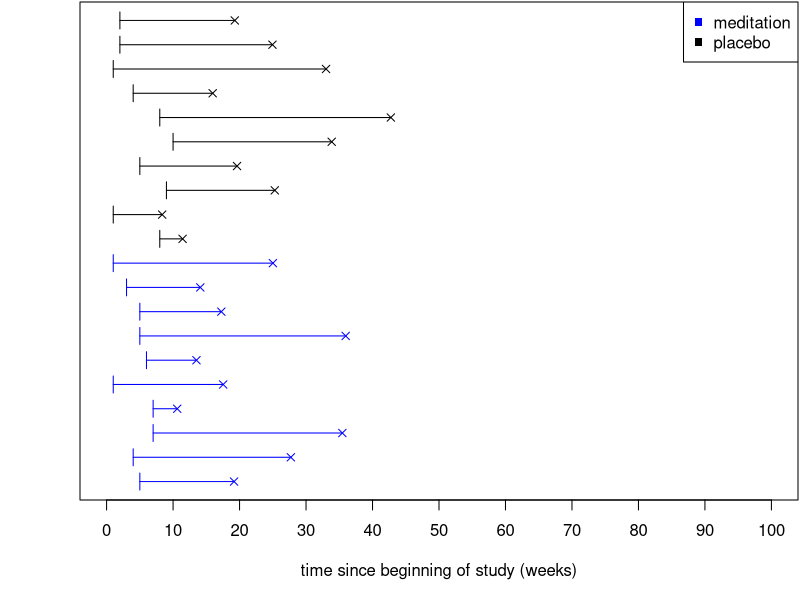
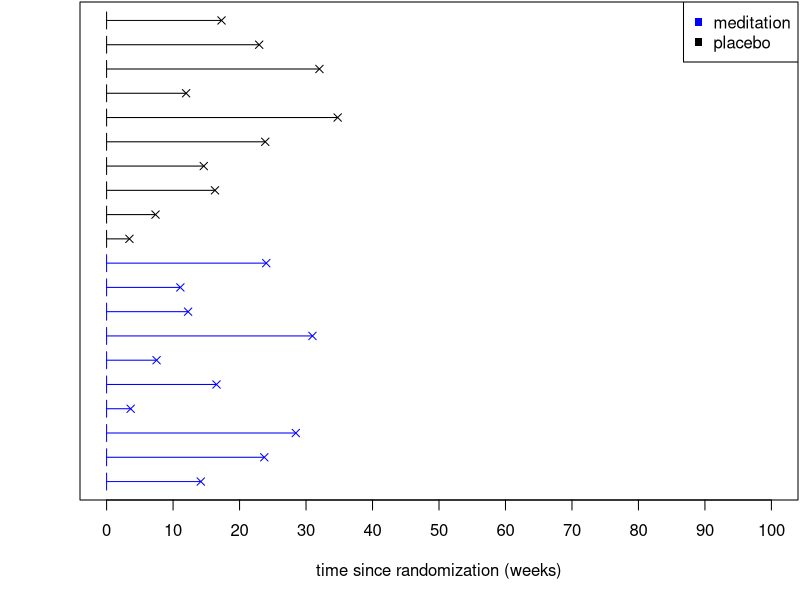
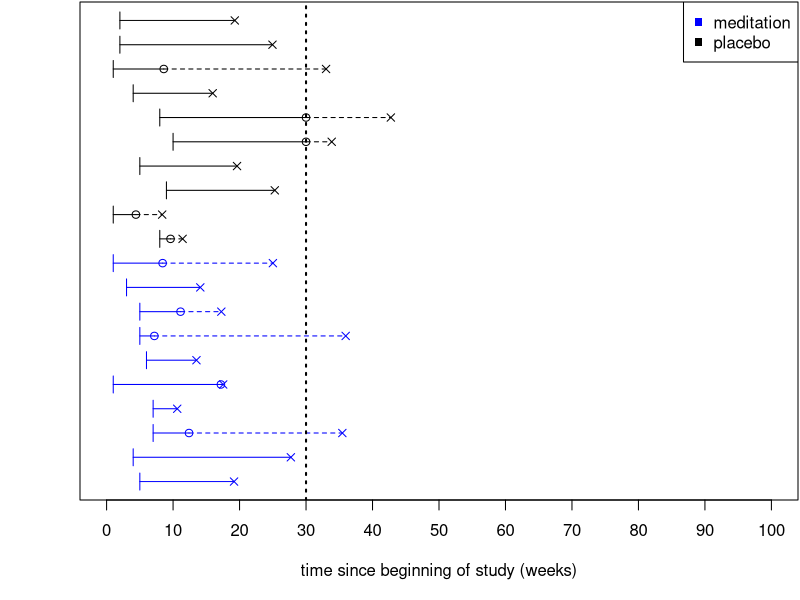
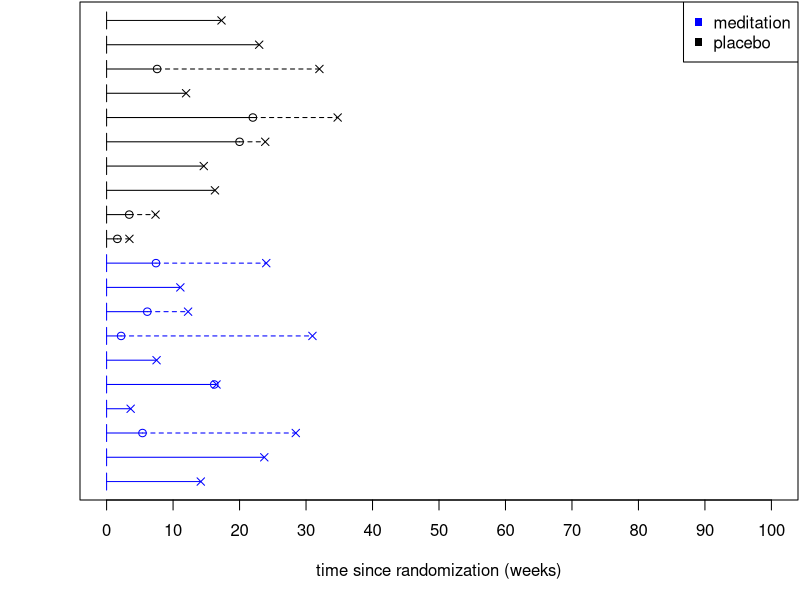
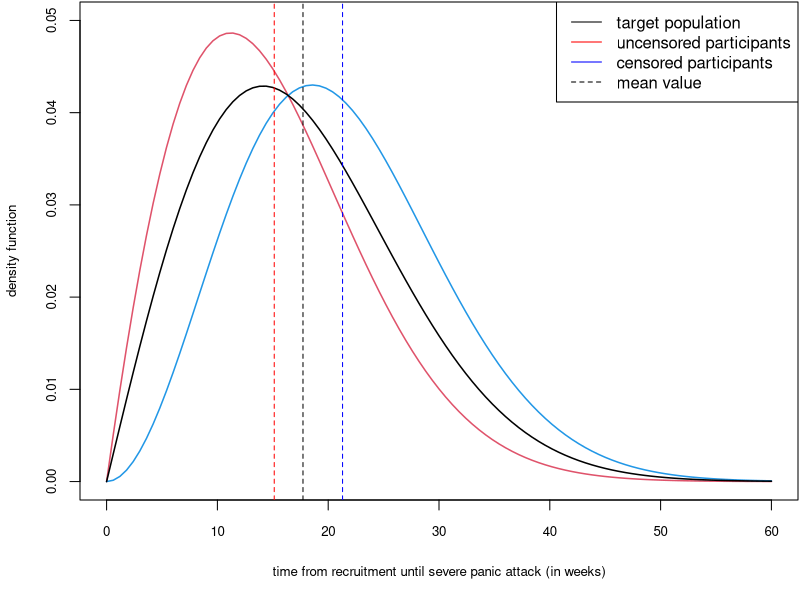
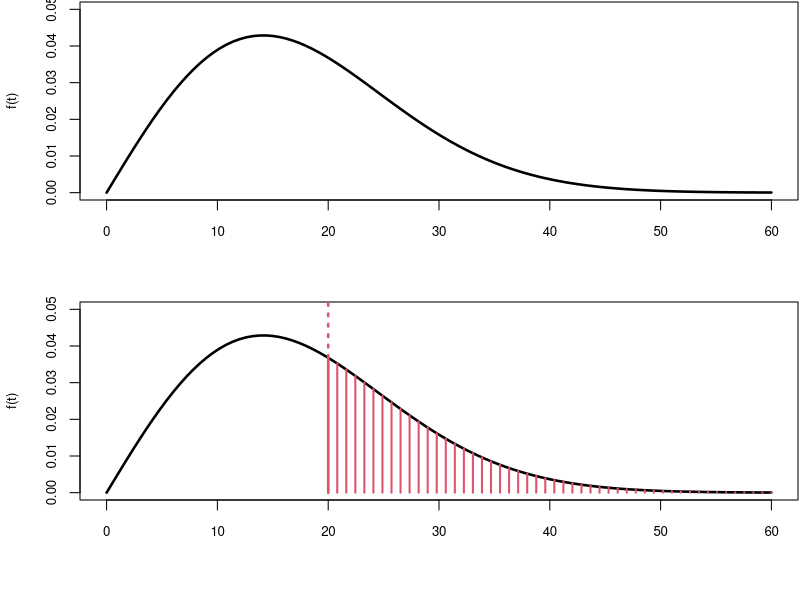
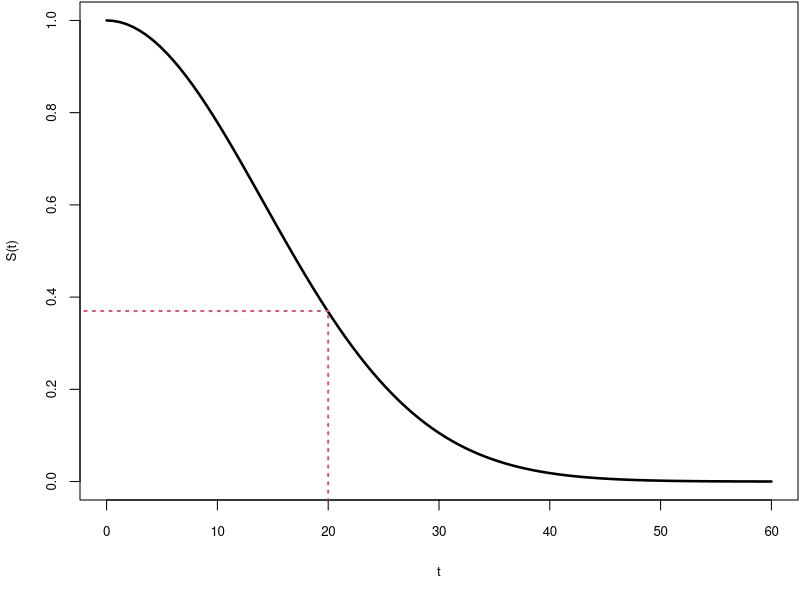
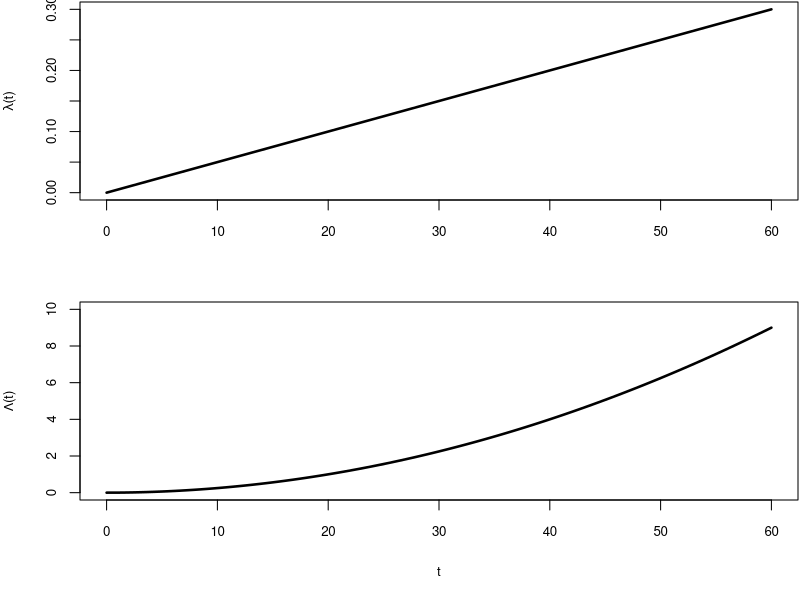

Write the R code that produced these figures, in order.
# code for chap 3, meditation example

## parameters
n <- 200 # sample size
study_end <- 40 # number of weeks to observe all events
shape_placebo <- 2
scale_placebo <- 20
shape_tx <- shape_placebo
scale_tx <- 15
rate_dropout <- 30
n_weeks_in_study <- 30

## generate some times to first severe panic attack, along with treatment assignment
gen_data <- function(n, study_end, shape_placebo, scale_placebo, shape_tx, rate_tx, rate_dropout, n_weeks_in_study) {
  ## randomly assign treatment or placebo
  rows <- sample(1:n, n/2)
  tx <- rep(0, n)
  tx[rows] <- 1
  
  ## calculate event times
  event_times_placebo <- rweibull(n/2, shape_placebo, scale_placebo)
  event_times_tx <- rweibull(n/2, shape_tx, scale_tx)
  event_times <- rep(NA, n)
  event_times[rows] <- event_times_tx
  event_times[-rows] <- event_times_placebo
  
  ## calculate censoring times
  censor_times <- rexp(n, 1/rate_dropout)
  
  ## calculate enrollment times
  enroll_times <- sample(1:10, n, replace = TRUE)
  
  event_times_2 <- event_times + enroll_times
  censor_times_2 <- censor_times + enroll_times
  censor_times_3 <- pmin(censor_times_2, n_weeks_in_study)

  obs_time <- pmin(censor_times_2, event_times_2, n_weeks_in_study) - enroll_times
  
  ## compare to get events
  events <- as.numeric(event_times == obs_time)
  return(data.frame(tx = tx, event_times = event_times_2, censor_times = censor_times_3, enroll_times = enroll_times, event = events, obs_time = obs_time))
}

## generate some data
set.seed(4747)
dat <- gen_data(n, study_end, shape_placebo, scale_placebo, shape_tx, scale_tx, rate_dropout, n_weeks_in_study)
head(dat)

## look at only some of them
paste(round(subset(dat, tx == 1)$event_times[1:8] - subset(dat, tx == 1)$enroll_times[1:8], 2), collapse = " & ")
paste(round(subset(dat, tx == 0)$event_times[1:8] - subset(dat, tx == 0)$enroll_times[1:8], 2), collapse = " & ")

## get a subset of the data, for plotting
sub_tx <- subset(dat, tx == 1)[1:10, ]
sub_placebo <- subset(dat, tx == 0)[1:10, ]
sub_dat <- data.frame(tx = c(rep(1, 10), rep(0, 10)), event_times = c(sub_tx$event_times, sub_placebo$event_times),
                             censor_times = c(sub_tx$censor_times, sub_placebo$censor_times),
                             enroll_times = c(sub_tx$enroll_times, sub_placebo$enroll_times),
                            obs_times = c(sub_tx$obs_time, sub_placebo$obs_time),
                            events = c(sub_tx$event, sub_placebo$event))

fig_width <- 1024
fig_height <- 1024
fig_res <- 200


## plot with enrollment shift
png("lecture/chapter_3/figs/meditation_observed_study_time.png", width = fig_width, height = fig_height, units = "px", res = fig_res)
par(mar = c(5, 4, 0.1, 0.1))
plot(sub_dat$event_times, 1:20, pch = 4, col = ifelse(sub_dat$tx == 1, "blue", "black"),
     axes = FALSE, ylab = "", xlab = "time since beginning of study (weeks)",
     xlim = c(0, 100))
# make lines from enrollment time to now
arrows(x0 = sub_dat$enroll_times, y0 = 1:20,
       x1 = sub_dat$event_times, y1 = 1:20,
       col = ifelse(sub_dat$tx == 1, "blue", "black"),
       length = 0)
arrows(x0 = sub_dat$enroll_times, y0 = 1:20 - 0.35,
       x1 = sub_dat$enroll_times, y1 = 1:20 + 0.35,
       col = ifelse(sub_dat$tx == 1, "blue", "black"),
       length = 0)
axis(side = 1, at = seq(0, 100, 10))
box()
legend("topright", legend = c("meditation", "placebo"), col = c("blue", "black"), pch = 15)
dev.off()

# plot with time since randomization
png("lecture/chapter_3/figs/meditation_observed_rand_time.png", width = fig_width, height = fig_height, units = "px", res = fig_res)
par(mar = c(5, 4, 0.1, 0.1))
plot(sub_dat$event_times - sub_dat$enroll_times, 1:20, pch = 4, col = ifelse(sub_dat$tx == 1, "blue", "black"),
     axes = FALSE, ylab = "", xlab = "time since randomization (weeks)",
     xlim = c(0, 100))
# make lines from enrollment time to now
arrows(x0 = 0, y0 = 1:20,
       x1 = sub_dat$event_times - sub_dat$enroll_times, y1 = 1:20,
       col = ifelse(sub_dat$tx == 1, "blue", "black"),
       length = 0)
arrows(x0 = 0, y0 = 1:20 - 0.35,
       x1 = 0, y1 = 1:20 + 0.35,
       col = ifelse(sub_dat$tx == 1, "blue", "black"),
       length = 0)
axis(side = 1, at = seq(0, 100, 10))
box()
legend("topright", legend = c("meditation", "placebo"), col = c("blue", "black"), pch = 15)
dev.off()

## plot with censoring (circle at censoring time); since beginning of study
png("lecture/chapter_3/figs/meditation_censored_study_time.png", width = fig_width, height = fig_height, units = "px", res = fig_res)
par(mar = c(5, 4, 0.1, 0.1))
## plot event times
plot(sub_dat$event_times, 1:20, pch = 4, col = ifelse(sub_dat$tx == 1, "blue", "black"),
     axes = FALSE, ylab = "", xlab = "time since beginning of study (weeks)",
     xlim = c(0, 100))
## plot censoring times, only for those people who had one before the event
censor_first <- sub_dat$censor_times < sub_dat$event_times
points(sub_dat$censor_times[censor_first], (1:20)[censor_first], col = ifelse(sub_dat$tx == 1, "blue", "black")[censor_first])
# make lines from enrollment time to now; solid until first one
arrows(x0 = sub_dat$enroll_times, y0 = 1:20,
       x1 = pmin(sub_dat$event_times, sub_dat$censor_times), y1 = 1:20,
       col = ifelse(sub_dat$tx == 1, "blue", "black"),
       length = 0)
arrows(x0 = sub_dat$enroll_times, y0 = 1:20 - 0.35,
       x1 = sub_dat$enroll_times, y1 = 1:20 + 0.35,
       col = ifelse(sub_dat$tx == 1, "blue", "black"),
       length = 0)
# add dashed lines from censoring to event
arrows(x0 = sub_dat$censor_times[censor_first], y0 = (1:20)[censor_first],
       x1 = sub_dat$event_times[censor_first], y1 = (1:20)[censor_first],
       col = ifelse(sub_dat$tx == 1, "blue", "black")[censor_first],
       length = 0, lty = 2)
# line at week 30 for administrative censoring
abline(v = 30, lty = 3, lwd = 2)
axis(side = 1, at = seq(0, 100, 10))
box()
legend("topright", legend = c("meditation", "placebo"), col = c("blue", "black"), pch = 15)
dev.off()

## plot with censoring (circle at censoring time); since randomization
## plot with censoring (circle at censoring time); since beginning of study
png("lecture/chapter_3/figs/meditation_censored_rand_time.png", width = fig_width, height = fig_height, units = "px", res = fig_res)
par(mar = c(5, 4, 0.1, 0.1))
## plot event times
plot(sub_dat$event_times - sub_dat$enroll_times, 1:20, pch = 4, col = ifelse(sub_dat$tx == 1, "blue", "black"),
     axes = FALSE, ylab = "", xlab = "time since randomization (weeks)",
     xlim = c(0, 100))
## plot censoring times, only for those people who had one before the event
censor_first <- sub_dat$censor_times < sub_dat$event_times
points(sub_dat$censor_times[censor_first] - sub_dat$enroll_times[censor_first], (1:20)[censor_first], col = ifelse(sub_dat$tx == 1, "blue", "black")[censor_first])
# make lines from enrollment time to now; solid until first one
arrows(x0 = 0, y0 = 1:20,
       x1 = pmin(sub_dat$event_times, sub_dat$censor_times) - sub_dat$enroll_times, y1 = 1:20,
       col = ifelse(sub_dat$tx == 1, "blue", "black"),
       length = 0)
arrows(x0 = 0, y0 = 1:20 - 0.35,
       x1 = 0, y1 = 1:20 + 0.35,
       col = ifelse(sub_dat$tx == 1, "blue", "black"),
       length = 0)
# add dashed lines from censoring to event
arrows(x0 = sub_dat$censor_times[censor_first] - sub_dat$enroll_times[censor_first], y0 = (1:20)[censor_first],
       x1 = sub_dat$event_times[censor_first] - sub_dat$enroll_times[censor_first], y1 = (1:20)[censor_first],
       col = ifelse(sub_dat$tx == 1, "blue", "black")[censor_first],
       length = 0, lty = 2)
# line at week 30 for administrative censoring
axis(side = 1, at = seq(0, 100, 10))
box()
legend("topright", legend = c("meditation", "placebo"), col = c("blue", "black"), pch = 15)
dev.off()

## look at only some of them
sub_dat$survobj <- survival::Surv(sub_dat$obs_times, sub_dat$events)
library(survival)
paste(print(subset(sub_dat, tx == 1)$survobj[1:8], digits = 2), collapse = " & ")
paste(print(subset(sub_dat, tx == 0)$survobj[1:8], digits = 2), collapse = " & ")

## density curve for overall, uncensored, censored
set.seed(5555)
target_pop <- rweibull(100000, 2, 20)
censoring <- rexp(100000, 1/rate_dropout) 

f_uncens<-function(x) return(dweibull(x,2,20)*(1-pexp(x,1/rate_dropout))/integrate(function(u) dweibull(u,2,20)*(1-pexp(u,1/rate_dropout)),0,+Inf)$value)
f_cens<-function(x) return(dweibull(x,2,20)*pexp(x,1/rate_dropout)/integrate(function(u) dweibull(u,2,20)*pexp(u,1/rate_dropout),0,+Inf)$value)

overall_mean <- 20*gamma(1+1/2)
uncensored_mean <- integrate(function(x) x*f_uncens(x),0,Inf)$value
censored_mean <- integrate(function(x) x*f_cens(x),0,Inf)$value

png("lecture/chapter_3/figs/meditation_density_versus_obs_time.png", width = fig_width, height = fig_height, units = "px", res = fig_res)
par(mar = c(5, 4, 0.1, 0.1))
curve(f_uncens,0,60,col=2,lwd=1.5,
      xlab="time from recruitment until severe panic attack (in weeks)",
      ylab="density function",cex.lab=0.8,cex.axis=0.8,ylim=c(0,0.05))
curve(f_cens,add=T,col=4,lwd=1.5,cex=0.8)
curve(dweibull(x,2,20),add=T,lwd=1.5,cex=0.8)
legend("topright", 
       legend = c("target population", "uncensored participants", "censored participants", "mean value"),
       col = c("black", "red", "blue", "black"),
       lty = c(1, 1, 1, 2))
abline(v = overall_mean, lty = 2)
abline(v = censored_mean, lty = 2, col = "blue")
abline(v = uncensored_mean, lty = 2, col = "red")
dev.off()


## plot of survival density function
png("lecture/chapter_3/survival_density.png", width = fig_width, height = fig_height, units = "px", res = fig_res)
par(mar = c(5, 4, 0.1, 0.1), mfrow = c(2, 1))
curve(dweibull(x,2,20),0,60,ylab="f(t)",xlab="",ylim=c(0,0.05),lwd=2.5,cex.axis=0.8,cex.lab=0.8)

curve(dweibull(x,2,20),0,60,ylab="f(t)",xlab="",ylim=c(0,0.05),lwd=2.5,cex.axis=0.8,cex.lab=0.8)
points(c(20,20),c(0,dweibull(20,2,20)),type='l',lwd=2.5,col=2)
points(c(20,20),c(dweibull(20,2,20),1),type='l',lty=3,lwd=2.5,col=2)
m<-50; grid<-seq(20,60,length.out=m);
for(i in 1:m){
  points(c(grid[i],grid[i]),c(0,dweibull(grid[i],2,20)),type='l',lwd=2,col=2)	
  
}
dev.off()

## plot of Survival function
png("lecture/chapter_3/survival_function.png", width = fig_width, height = fig_height, units = "px", res = fig_res)
par(mar = c(5, 4, 0.1, 0.1))
curve(1-pweibull(x,2,20),0,60,ylab="S(t)",xlab="t",ylim=c(0,1),lwd=2.5,cex.axis=0.8,cex.lab=0.8)
points(c(20,20),c(-1,0.37),type='l',lwd=2,col=2,lty=3)
points(c(-5,20),c(0.37,0.37),type='l',lwd=2,col=2,lty=3)
dev.off()

## plot of hazard
png("lecture/chapter_3/hazard_function.png", width = fig_width, height = fig_height, units = "px", res = fig_res)
par(mar = c(5, 4, 0.1, 0.1), mfrow = c(2, 1))
curve(dweibull(x,2,20)/(1-pweibull(x,2,20)),0,60,ylab=expression(paste(lambda,"(t)")),xlab="",lwd=2.5,cex.axis=0.8,cex.lab=0.8)
curve(-log(1-pweibull(x,2,20)),0,60,ylab=expression(paste(Lambda,"(t)")),xlab="t",ylim=c(0,10),lwd=2.5,cex.axis=0.8,cex.lab=0.8)
dev.off()

## plots of risk set
delta <- sub_dat$events
yobs <- sub_dat$obs_times
y <- sub_dat$event_times - sub_dat$enroll_times
t <- sub_dat$tx

png("lecture/chapter_3/figs/risk_set_movie_0.png", width = fig_width, height = fig_height/5*4, units = "px", res = fig_res)
par(mar = c(5, 4, 0.1, 0.1))
plot(NULL,xlim=c(0,40),ylim=c(0,22),xlab="time since treatment assignment (in weeks)",ylab="",yaxt='n',cex.lab=0.8,cex.axis=0.8)
for(i in 1:length(y)){
  if(t[i]==1){
    if(delta[i]==1){
      points(c(0,y[i]),c(i,i),type='l',lty=1,col="blue")
      points(c(0,0),c(i,i)+c(-0.2,0.2),type='l',lty=1,col = "blue")
      points(0+y[i],i,type='p',pch=4,cex=.8)
    }
    if(delta[i]==0){
      points(c(0,yobs[i]),c(i,i),type='l',lty=1,col = "blue")
      points(c(yobs[i],y[i]),c(i,i),type='l',lty=3,col = "blue")
      points(c(0,0),c(i,i)+c(-0.2,0.2),type='l',lty=1,col = "blue")
      points(y[i],i,type='p',pch=4,cex=.8,col = "blue")
      points(yobs[i],i,type='p',pch=1,cex=.8)			
    }
  }
  if(t[i]==0){
    if(delta[i]==1){
      points(0+c(0,y[i]),c(i,i),type='l',lty=1,col = "black")
      points(c(0,0),c(i,i)+c(-0.2,0.2),type='l',lty=1,col = "black")
      points(0+y[i],i,type='p',pch=4,cex=.8,col = "black")
    }
    if(delta[i]==0){
      points(c(0,yobs[i]),c(i,i),type='l',lty=1,col = "black")
      points(c(yobs[i],y[i]),c(i,i),type='l',lty=3,col = "black")
      points(c(0,0),c(i,i)+c(-0.2,0.2),type='l',lty=1,col = "black")
      points(y[i],i,type='p',pch=4,cex=.8,col = "black")
      points(yobs[i],i,type='p',pch=1,cex=.8,col = "black")			
    }
  }
}
for(i in 20:11){
  text(-0.9,i,i,cex=0.5)	
}
for(i in 10:1){
  text(-0.9,i,i,cex=0.5)	
}
legend("topright",legend=c("meditation","placebo"),fill=c(4,1),cex=0.8)

points(c(0,0)*1,c(-1,23),type='l',lty=1,lwd=2,col="red")
text(32.2,12,"R(0) = all",cex=0.8,col = "red")
text(32.2,10.5,"size of R(0) = 20",cex=0.8,col = "red")
dev.off()

png("lecture/chapter_3/figs/risk_set_movie_1.png", width = fig_width, height = fig_height/5*4, units = "px", res = fig_res)
par(mar = c(5, 4, 0.1, 0.1))
plot(NULL,xlim=c(0,40),ylim=c(0,22),xlab="time since treatment assignment (in weeks)",ylab="",yaxt='n',cex.lab=0.8,cex.axis=0.8)
for(i in 1:length(y)){
  if(t[i]==1){
    if(delta[i]==1){
      points(c(0,y[i]),c(i,i),type='l',lty=1,col="blue")
      points(c(0,0),c(i,i)+c(-0.2,0.2),type='l',lty=1,col = "blue")
      points(0+y[i],i,type='p',pch=4,cex=.8)
    }
    if(delta[i]==0){
      points(c(0,yobs[i]),c(i,i),type='l',lty=1,col = "blue")
      points(c(yobs[i],y[i]),c(i,i),type='l',lty=3,col = "blue")
      points(c(0,0),c(i,i)+c(-0.2,0.2),type='l',lty=1,col = "blue")
      points(y[i],i,type='p',pch=4,cex=.8,col = "blue")
      points(yobs[i],i,type='p',pch=1,cex=.8)			
    }
  }
  if(t[i]==0){
    if(delta[i]==1){
      points(0+c(0,y[i]),c(i,i),type='l',lty=1,col = "black")
      points(c(0,0),c(i,i)+c(-0.2,0.2),type='l',lty=1,col = "black")
      points(0+y[i],i,type='p',pch=4,cex=.8,col = "black")
    }
    if(delta[i]==0){
      points(c(0,yobs[i]),c(i,i),type='l',lty=1,col = "black")
      points(c(yobs[i],y[i]),c(i,i),type='l',lty=3,col = "black")
      points(c(0,0),c(i,i)+c(-0.2,0.2),type='l',lty=1,col = "black")
      points(y[i],i,type='p',pch=4,cex=.8,col = "black")
      points(yobs[i],i,type='p',pch=1,cex=.8,col = "black")			
    }
  }
}
for(i in 20:11){
  text(-0.9,i,i,cex=0.5)	
}
for(i in 10:1){
  text(-0.9,i,i,cex=0.5)	
}
legend("topright",legend=c("meditation","placebo"),fill=c(4,1),cex=0.8)

points(c(3,3)*1,c(-1,23),type='l',lty=1,lwd=2,col = "red")
text(32.2,12,"R(3) = all but {5,8}",cex=0.8,col = "red")
text(32.2,10.5,"size of R(3) = 18",cex=0.8,col = "red")
dev.off()

png("lecture/chapter_3/figs/risk_set_movie_2.png", width = fig_width, height = fig_height/5*4, units = "px", res = fig_res)
par(mar = c(5, 4, 0.1, 0.1))
plot(NULL,xlim=c(0,40),ylim=c(0,22),xlab="time since treatment assignment (in weeks)",ylab="",yaxt='n',cex.lab=0.8,cex.axis=0.8)
for(i in 1:length(y)){
  if(t[i]==1){
    if(delta[i]==1){
      points(c(0,y[i]),c(i,i),type='l',lty=1,col="blue")
      points(c(0,0),c(i,i)+c(-0.2,0.2),type='l',lty=1,col = "blue")
      points(0+y[i],i,type='p',pch=4,cex=.8)
    }
    if(delta[i]==0){
      points(c(0,yobs[i]),c(i,i),type='l',lty=1,col = "blue")
      points(c(yobs[i],y[i]),c(i,i),type='l',lty=3,col = "blue")
      points(c(0,0),c(i,i)+c(-0.2,0.2),type='l',lty=1,col = "blue")
      points(y[i],i,type='p',pch=4,cex=.8,col = "blue")
      points(yobs[i],i,type='p',pch=1,cex=.8)			
    }
  }
  if(t[i]==0){
    if(delta[i]==1){
      points(0+c(0,y[i]),c(i,i),type='l',lty=1,col = "black")
      points(c(0,0),c(i,i)+c(-0.2,0.2),type='l',lty=1,col = "black")
      points(0+y[i],i,type='p',pch=4,cex=.8,col = "black")
    }
    if(delta[i]==0){
      points(c(0,yobs[i]),c(i,i),type='l',lty=1,col = "black")
      points(c(yobs[i],y[i]),c(i,i),type='l',lty=3,col = "black")
      points(c(0,0),c(i,i)+c(-0.2,0.2),type='l',lty=1,col = "black")
      points(y[i],i,type='p',pch=4,cex=.8,col = "black")
      points(yobs[i],i,type='p',pch=1,cex=.8,col = "black")			
    }
  }
}
for(i in 20:11){
  text(-0.9,i,i,cex=0.5)	
}
for(i in 10:1){
  text(-0.9,i,i,cex=0.5)	
}
legend("topright",legend=c("meditation","placebo"),fill=c(4,1),cex=0.8)

points(c(5,5)*1,c(-1,23),type='l',lty=1,lwd=2,col = "red")
text(32.2,12,"R(5) = ................................",cex=0.8,col = "red")
text(32.2,10.5,"size of R(5) = ......",cex=0.8,col = "red")
dev.off()

png("lecture/chapter_3/figs/risk_set_movie_3.png", width = fig_width, height = fig_height/5*4, units = "px", res = fig_res)
par(mar = c(5, 4, 0.1, 0.1))
plot(NULL,xlim=c(0,40),ylim=c(0,22),xlab="time since treatment assignment (in weeks)",ylab="",yaxt='n',cex.lab=0.8,cex.axis=0.8)
for(i in 1:length(y)){
  if(t[i]==1){
    if(delta[i]==1){
      points(c(0,y[i]),c(i,i),type='l',lty=1,col="blue")
      points(c(0,0),c(i,i)+c(-0.2,0.2),type='l',lty=1,col = "blue")
      points(0+y[i],i,type='p',pch=4,cex=.8)
    }
    if(delta[i]==0){
      points(c(0,yobs[i]),c(i,i),type='l',lty=1,col = "blue")
      points(c(yobs[i],y[i]),c(i,i),type='l',lty=3,col = "blue")
      points(c(0,0),c(i,i)+c(-0.2,0.2),type='l',lty=1,col = "blue")
      points(y[i],i,type='p',pch=4,cex=.8,col = "blue")
      points(yobs[i],i,type='p',pch=1,cex=.8)			
    }
  }
  if(t[i]==0){
    if(delta[i]==1){
      points(0+c(0,y[i]),c(i,i),type='l',lty=1,col = "black")
      points(c(0,0),c(i,i)+c(-0.2,0.2),type='l',lty=1,col = "black")
      points(0+y[i],i,type='p',pch=4,cex=.8,col = "black")
    }
    if(delta[i]==0){
      points(c(0,yobs[i]),c(i,i),type='l',lty=1,col = "black")
      points(c(yobs[i],y[i]),c(i,i),type='l',lty=3,col = "black")
      points(c(0,0),c(i,i)+c(-0.2,0.2),type='l',lty=1,col = "black")
      points(y[i],i,type='p',pch=4,cex=.8,col = "black")
      points(yobs[i],i,type='p',pch=1,cex=.8,col = "black")			
    }
  }
}
for(i in 20:11){
  text(-0.9,i,i,cex=0.5)	
}
for(i in 10:1){
  text(-0.9,i,i,cex=0.5)	
}
legend("topright",legend=c("meditation","placebo"),fill=c(4,1),cex=0.8)

points(c(8,8)*1,c(-1,23),type='l',lty=1,lwd=2,col = "red")
text(32.2,12,"R(8) = ................................",cex=0.8,col = "red")
text(32.2,10.5,"size of R(8) = ......",cex=0.8,col = "red")
dev.off()

png("lecture/chapter_3/figs/risk_set_movie_4.png", width = fig_width, height = fig_height/5*4, units = "px", res = fig_res)
par(mar = c(5, 4, 0.1, 0.1))
plot(NULL,xlim=c(0,40),ylim=c(0,22),xlab="time since treatment assignment (in weeks)",ylab="",yaxt='n',cex.lab=0.8,cex.axis=0.8)
for(i in 1:length(y)){
  if(t[i]==1){
    if(delta[i]==1){
      points(c(0,y[i]),c(i,i),type='l',lty=1,col="blue")
      points(c(0,0),c(i,i)+c(-0.2,0.2),type='l',lty=1,col = "blue")
      points(0+y[i],i,type='p',pch=4,cex=.8)
    }
    if(delta[i]==0){
      points(c(0,yobs[i]),c(i,i),type='l',lty=1,col = "blue")
      points(c(yobs[i],y[i]),c(i,i),type='l',lty=3,col = "blue")
      points(c(0,0),c(i,i)+c(-0.2,0.2),type='l',lty=1,col = "blue")
      points(y[i],i,type='p',pch=4,cex=.8,col = "blue")
      points(yobs[i],i,type='p',pch=1,cex=.8)			
    }
  }
  if(t[i]==0){
    if(delta[i]==1){
      points(0+c(0,y[i]),c(i,i),type='l',lty=1,col = "black")
      points(c(0,0),c(i,i)+c(-0.2,0.2),type='l',lty=1,col = "black")
      points(0+y[i],i,type='p',pch=4,cex=.8,col = "black")
    }
    if(delta[i]==0){
      points(c(0,yobs[i]),c(i,i),type='l',lty=1,col = "black")
      points(c(yobs[i],y[i]),c(i,i),type='l',lty=3,col = "black")
      points(c(0,0),c(i,i)+c(-0.2,0.2),type='l',lty=1,col = "black")
      points(y[i],i,type='p',pch=4,cex=.8,col = "black")
      points(yobs[i],i,type='p',pch=1,cex=.8,col = "black")			
    }
  }
}
for(i in 20:11){
  text(-0.9,i,i,cex=0.5)	
}
for(i in 10:1){
  text(-0.9,i,i,cex=0.5)	
}
legend("topright",legend=c("meditation","placebo"),fill=c(4,1),cex=0.8)

points(c(12,12)*1,c(-1,23),type='l',lty=1,lwd=2,col = "red")
text(32.2,12,"R(12) = ................................",cex=0.8,col = "red")
text(32.2,10.5,"size of R(12) = ......",cex=0.8,col = "red")
dev.off()

png("lecture/chapter_3/figs/risk_set_movie_5.png", width = fig_width, height = fig_height/5*4, units = "px", res = fig_res)
par(mar = c(5, 4, 0.1, 0.1))
plot(NULL,xlim=c(0,40),ylim=c(0,22),xlab="time since treatment assignment (in weeks)",ylab="",yaxt='n',cex.lab=0.8,cex.axis=0.8)
for(i in 1:length(y)){
  if(t[i]==1){
    if(delta[i]==1){
      points(c(0,y[i]),c(i,i),type='l',lty=1,col="blue")
      points(c(0,0),c(i,i)+c(-0.2,0.2),type='l',lty=1,col = "blue")
      points(0+y[i],i,type='p',pch=4,cex=.8)
    }
    if(delta[i]==0){
      points(c(0,yobs[i]),c(i,i),type='l',lty=1,col = "blue")
      points(c(yobs[i],y[i]),c(i,i),type='l',lty=3,col = "blue")
      points(c(0,0),c(i,i)+c(-0.2,0.2),type='l',lty=1,col = "blue")
      points(y[i],i,type='p',pch=4,cex=.8,col = "blue")
      points(yobs[i],i,type='p',pch=1,cex=.8)			
    }
  }
  if(t[i]==0){
    if(delta[i]==1){
      points(0+c(0,y[i]),c(i,i),type='l',lty=1,col = "black")
      points(c(0,0),c(i,i)+c(-0.2,0.2),type='l',lty=1,col = "black")
      points(0+y[i],i,type='p',pch=4,cex=.8,col = "black")
    }
    if(delta[i]==0){
      points(c(0,yobs[i]),c(i,i),type='l',lty=1,col = "black")
      points(c(yobs[i],y[i]),c(i,i),type='l',lty=3,col = "black")
      points(c(0,0),c(i,i)+c(-0.2,0.2),type='l',lty=1,col = "black")
      points(y[i],i,type='p',pch=4,cex=.8,col = "black")
      points(yobs[i],i,type='p',pch=1,cex=.8,col = "black")			
    }
  }
}
for(i in 20:11){
  text(-0.9,i,i,cex=0.5)	
}
for(i in 10:1){
  text(-0.9,i,i,cex=0.5)	
}
legend("topright",legend=c("meditation","placebo"),fill=c(4,1),cex=0.8)

points(c(20,20)*1,c(-1,23),type='l',lty=1,lwd=2,col = "red")
text(32.2,12,"R(20) = ................................",cex=0.8,col = "red")
text(32.2,10.5,"size of R(20) = ......",cex=0.8,col = "red")
dev.off()

png("lecture/chapter_3/figs/risk_set_movie_6.png", width = fig_width, height = fig_height/5*4, units = "px", res = fig_res)
par(mar = c(5, 4, 0.1, 0.1))
plot(NULL,xlim=c(0,40),ylim=c(0,22),xlab="time since treatment assignment (in weeks)",ylab="",yaxt='n',cex.lab=0.8,cex.axis=0.8)
for(i in 1:length(y)){
  if(t[i]==1){
    if(delta[i]==1){
      points(c(0,y[i]),c(i,i),type='l',lty=1,col="blue")
      points(c(0,0),c(i,i)+c(-0.2,0.2),type='l',lty=1,col = "blue")
      points(0+y[i],i,type='p',pch=4,cex=.8)
    }
    if(delta[i]==0){
      points(c(0,yobs[i]),c(i,i),type='l',lty=1,col = "blue")
      points(c(yobs[i],y[i]),c(i,i),type='l',lty=3,col = "blue")
      points(c(0,0),c(i,i)+c(-0.2,0.2),type='l',lty=1,col = "blue")
      points(y[i],i,type='p',pch=4,cex=.8,col = "blue")
      points(yobs[i],i,type='p',pch=1,cex=.8)			
    }
  }
  if(t[i]==0){
    if(delta[i]==1){
      points(0+c(0,y[i]),c(i,i),type='l',lty=1,col = "black")
      points(c(0,0),c(i,i)+c(-0.2,0.2),type='l',lty=1,col = "black")
      points(0+y[i],i,type='p',pch=4,cex=.8,col = "black")
    }
    if(delta[i]==0){
      points(c(0,yobs[i]),c(i,i),type='l',lty=1,col = "black")
      points(c(yobs[i],y[i]),c(i,i),type='l',lty=3,col = "black")
      points(c(0,0),c(i,i)+c(-0.2,0.2),type='l',lty=1,col = "black")
      points(y[i],i,type='p',pch=4,cex=.8,col = "black")
      points(yobs[i],i,type='p',pch=1,cex=.8,col = "black")			
    }
  }
}
for(i in 20:11){
  text(-0.9,i,i,cex=0.5)	
}
for(i in 10:1){
  text(-0.9,i,i,cex=0.5)	
}
legend("topright",legend=c("meditation","placebo"),fill=c(4,1),cex=0.8)

points(c(25,25)*1,c(-1,23),type='l',lty=1,lwd=2,col = "red")
text(32.2,12,"R(25) = ................................",cex=0.8,col = "red")
text(32.2,10.5,"size of R(25) = ......",cex=0.8,col = "red")
dev.off()

png("lecture/chapter_3/figs/risk_set_movie_6.png", width = fig_width, height = fig_height/5*4, units = "px", res = fig_res)
par(mar = c(5, 4, 0.1, 0.1))
plot(NULL,xlim=c(0,40),ylim=c(0,22),xlab="time since treatment assignment (in weeks)",ylab="",yaxt='n',cex.lab=0.8,cex.axis=0.8)
for(i in 1:length(y)){
  if(t[i]==1){
    if(delta[i]==1){
      points(c(0,y[i]),c(i,i),type='l',lty=1,col="blue")
      points(c(0,0),c(i,i)+c(-0.2,0.2),type='l',lty=1,col = "blue")
      points(0+y[i],i,type='p',pch=4,cex=.8)
    }
    if(delta[i]==0){
      points(c(0,yobs[i]),c(i,i),type='l',lty=1,col = "blue")
      points(c(yobs[i],y[i]),c(i,i),type='l',lty=3,col = "blue")
      points(c(0,0),c(i,i)+c(-0.2,0.2),type='l',lty=1,col = "blue")
      points(y[i],i,type='p',pch=4,cex=.8,col = "blue")
      points(yobs[i],i,type='p',pch=1,cex=.8)			
    }
  }
  if(t[i]==0){
    if(delta[i]==1){
      points(0+c(0,y[i]),c(i,i),type='l',lty=1,col = "black")
      points(c(0,0),c(i,i)+c(-0.2,0.2),type='l',lty=1,col = "black")
      points(0+y[i],i,type='p',pch=4,cex=.8,col = "black")
    }
    if(delta[i]==0){
      points(c(0,yobs[i]),c(i,i),type='l',lty=1,col = "black")
      points(c(yobs[i],y[i]),c(i,i),type='l',lty=3,col = "black")
      points(c(0,0),c(i,i)+c(-0.2,0.2),type='l',lty=1,col = "black")
      points(y[i],i,type='p',pch=4,cex=.8,col = "black")
      points(yobs[i],i,type='p',pch=1,cex=.8,col = "black")			
    }
  }
}
for(i in 20:11){
  text(-0.9,i,i,cex=0.5)	
}
for(i in 10:1){
  text(-0.9,i,i,cex=0.5)	
}
legend("topright",legend=c("meditation","placebo"),fill=c(4,1),cex=0.8)

points(c(30,30)*1,c(-1,23),type='l',lty=1,lwd=2,col = "red")
text(32.2,12,"R(30) = ................................",cex=0.8,col = "red")
text(32.2,10.5,"size of R(30) = ......",cex=0.8,col = "red")
dev.off()

## risk set
png("lecture/chapter_3/figs/risk_set.png", width = fig_width, height = fig_height/5*4, units = "px", res = fig_res)
par(mar = c(5, 4, 0.1, 0.1))
riskset<-function(u) mean(yobs>=u)
riskset<-Vectorize(riskset)
curve(riskset,0,60,n=10000,ylab="fraction-at-risk at time t",xlab="t",ylim=c(0,1),lwd=2,cex.axis=0.8,cex.lab=0.8,col=4)
Sy<-function(x) (0.5*pweibull(x,2,15,lower.tail=FALSE)+0.5*pweibull(x,2,20,lower.tail=FALSE))*pexp(x,1/40,lower.tail=FALSE)
curve(Sy,add=TRUE,col=1,lwd=2)
legend("topright",legend=c("observed fraction-at-risk ","expected fraction-at-risk "),fill=c(4,1),cex=0.8)
dev.off()
